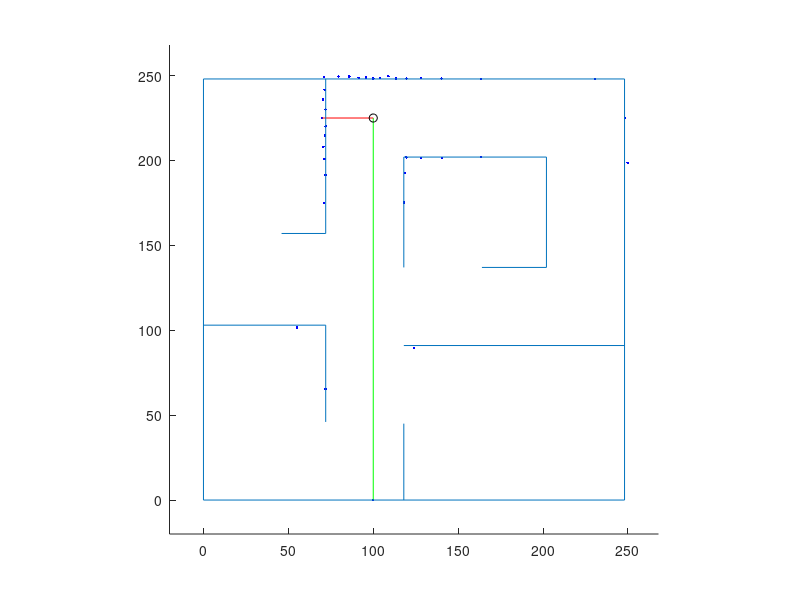

The MATLAB script that drew this image: (Note: this script raises an error after producing the figure.)
cla, clc, clear
hold on
target_head = -90;
%%% Field Walls are set up here as a list of line segments %%%
max_dim = 248; % Maximum field dimensions in centimeters
axis([-20,max_dim+20,-20,max_dim+20])
axis square

% Wall structure [x1,y1;x2,y2] end points of line segment
outer_wall1 = [0,0;0,max_dim];
outer_wall2 = [0,0;max_dim,0];
outer_wall3 = [0,max_dim;max_dim,max_dim];
outer_wall4 = [max_dim,0;max_dim,max_dim];
outer_walls = [outer_wall1;outer_wall2;outer_wall3;outer_wall4];

island_wall1 = [202,137;202,202];
island_wall2 = [118,137;118,202];
island_wall3 = [118,202;202,202];
island_wall4 = [164,137;202,137];
island_walls = [island_wall1;island_wall2;island_wall3;island_wall4];

lr_wall1 = [118,91;max_dim,91];
lr_wall2 = [118,45;118,0];
lr_walls = [lr_wall1;lr_wall2];

ll_wall1 = [0,103;72,103];
ll_wall2 = [72,103;72,46];
ll_walls = [ll_wall1;ll_wall2];

ur_wall1 = [72,157;72,max_dim];
ur_wall2 = [46,157;72,157];
ur_walls = [ur_wall1;ur_wall2];

field_walls = [outer_walls;island_walls;lr_walls;ll_walls;ur_walls];

%%% Initialization parameters for robot and sensor %%%
r_pose_start = [100,225,(pi/180)*(-90)]; % Starting pose of the robot
r_pose = r_pose_start;
num_readings = 36; % Number of sensor readings
angle_increment = 10*(pi/180); % Angular displacement between readings in radians
v = 0; % Linear Velocity, cm/sec
om = 0; % Angular Velocity, rad/sec
dt = 0.25; % Time step
pause(1)

% *** ITERATE THROUGH POSITIONS *** %
for t = 0:dt:5000
    cla
    laser_r = ones(length(field_walls)/2,num_readings);
    laser_r = laser_r.*1e3;

    for index = 1:num_readings
        angle = index*angle_increment + r_pose(3);
        for iter = 1:2:length(field_walls) % USING ASSUMPTION OF PARALLEL AND PERPENDICULAR WALLS
             if field_walls(iter,1) == field_walls(iter+1,1) % x components are the same
                 x_wall = field_walls(iter,1);
                 y_wall_proj = tan(angle)*(x_wall - r_pose(1)) + r_pose(2);
                 y_wall_max = max([field_walls(iter,2),field_walls(iter+1,2)]);
                 y_wall_min = min([field_walls(iter,2),field_walls(iter+1,2)]);
                 if (sign(cos(angle)) == sign(x_wall - r_pose(1))) || (tan(angle) > 1e10)
                     if (y_wall_proj <= y_wall_max) && (y_wall_proj >= y_wall_min) % if the projection lands on the wall
                        laser_r((iter+1)/2,index) = sqrt((x_wall - r_pose(1)).^2 + (y_wall_proj - r_pose(2)).^2);
                        %line(field_walls(iter:iter+1,1),field_walls(iter:iter+1,2),'Color','g')
                        %plot(x_wall, y_wall_proj,'r+')
                     end
                 end
             else % y components are the same
                 y_wall = field_walls(iter,2);
                 x_wall_proj = (y_wall - r_pose(2))/tan(angle) + r_pose(1);
                 x_wall_max = max([field_walls(iter,1),field_walls(iter+1,1)]);
                 x_wall_min = min([field_walls(iter,1),field_walls(iter+1,1)]);
                 if (sign(sin(angle)) == sign(y_wall - r_pose(2))) || (tan(angle) > 1e10)
                     if (x_wall_proj <= x_wall_max) && (x_wall_proj >= x_wall_min) % if the projection lands on the wall
                         if (angle == 90*(pi/180)) && (y_wall < r_pose(2))
                             continue
                         end
                         if (angle == 270*(pi/180)) && (y_wall > r_pose(2))
                             continue
                         end
                         laser_r((iter+1)/2,index) = sqrt((y_wall - r_pose(2)).^2 + (x_wall_proj - r_pose(1)).^2);
                         %line(field_walls(iter:iter+1,1),field_walls(iter:iter+1,2),'Color','r')
                         %plot(x_wall_proj, y_wall,'g+')
                     end
                 end
             end
        end
    end

    laser_rp = zeros(1,num_readings);
    for index = 1:num_readings
        laser_rp(index) = min(laser_r(:,index));
            laser_rp(index) = laser_rp(index) + 2*rand(1);
    end

    laser_xy = zeros(num_readings,2);
    for index = 1:num_readings
        angle = index*angle_increment + r_pose(3);
        laser_xy(index,:) = [laser_rp(index)*cos(angle) + r_pose(1),laser_rp(index)*sin(angle) + r_pose(2)];
    end

    %%% PLOT LASER LINES %%%
    for index = 1:num_readings
        % Show all laser lines
        %line([r_pose(1),laser_xy(index,1)],[r_pose(2),laser_xy(index,2)],'Color','r')
        % Show laser dots
        plot(laser_xy(:,1),laser_xy(:,2), 'b.')
    end
    %%% Show special laser lines in different colors %%%
    line([r_pose(1),laser_xy(36,1)],[r_pose(2),laser_xy(36,2)], 'Color','g') % Heading beam
    for index = [27] % To add laser lines to display enter their index in the square bracket
        line([r_pose(1),laser_xy(index,1)],[r_pose(2),laser_xy(index,2)], 'Color','r')
    end
    
    %%% DRAW WALLS %%%
    for iter = 1:2:length(field_walls)
        line(field_walls(iter:iter+1,1),field_walls(iter:iter+1,2))
    end
    %%% PLOT ROBOT %%%
    plot(r_pose(1),r_pose(2),'ko')


    
    % *** Potential Field Navigation *** %
    vp = v;
    omp = om;
    [v, om, target_head] = PocLoc1(laser_rp, (r_pose(3)*180/pi), target_head);
    
    %%% MOTION NOISE %%%
    v = v + .2*rand(1);
    om = om + .01*rand(1);
    
    %%% MOTION DAMPENING %%%
    v = 0.1*v + 0.9*vp;
    om = 0.1*om + 0.9*omp;
    
    %%% MOTION MODEL %%%
    r_pose(3) = r_pose(3) + om*dt;
    r_pose(1) = r_pose(1) + v*cos(r_pose(3));
    r_pose(2) = r_pose(2) + v*sin(r_pose(3));
    disp((r_pose(3) * 180/pi)+90);
    pause(1/256)
end
